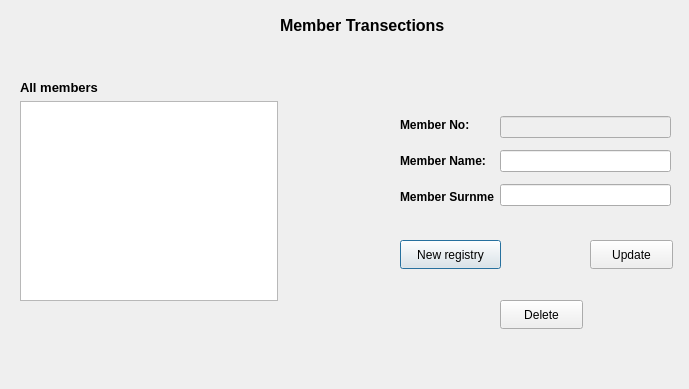
<?xml version="1.0" encoding="UTF-8"?>
<ui version="4.0">
 <class>Dialog_member</class>
 <widget class="QDialog" name="Dialog_member">
  <property name="geometry">
   <rect>
    <x>0</x>
    <y>0</y>
    <width>689</width>
    <height>389</height>
   </rect>
  </property>
  <property name="windowTitle">
   <string>Dialog</string>
  </property>
  <widget class="QLabel" name="label_topic">
   <property name="geometry">
    <rect>
     <x>280</x>
     <y>15</y>
     <width>211</width>
     <height>20</height>
    </rect>
   </property>
   <property name="font">
    <font>
     <pointsize>12</pointsize>
     <bold>true</bold>
    </font>
   </property>
   <property name="text">
    <string>Member Transections</string>
   </property>
  </widget>
  <widget class="QPushButton" name="pushButton_new_registry">
   <property name="geometry">
    <rect>
     <x>400</x>
     <y>240</y>
     <width>101</width>
     <height>29</height>
    </rect>
   </property>
   <property name="text">
    <string>New registry</string>
   </property>
  </widget>
  <widget class="QPushButton" name="pushButton_update">
   <property name="geometry">
    <rect>
     <x>590</x>
     <y>240</y>
     <width>83</width>
     <height>29</height>
    </rect>
   </property>
   <property name="text">
    <string>Update</string>
   </property>
  </widget>
  <widget class="QPushButton" name="pushButton_delete">
   <property name="geometry">
    <rect>
     <x>500</x>
     <y>300</y>
     <width>83</width>
     <height>29</height>
    </rect>
   </property>
   <property name="text">
    <string>Delete</string>
   </property>
  </widget>
  <widget class="QWidget" name="">
   <property name="geometry">
    <rect>
     <x>20</x>
     <y>80</y>
     <width>258</width>
     <height>221</height>
    </rect>
   </property>
   <layout class="QVBoxLayout" name="verticalLayout">
    <item>
     <widget class="QLabel" name="label_tw_topic">
      <property name="font">
       <font>
        <pointsize>10</pointsize>
        <bold>true</bold>
       </font>
      </property>
      <property name="text">
       <string>All members</string>
      </property>
     </widget>
    </item>
    <item>
     <widget class="QTableView" name="tableView"/>
    </item>
   </layout>
  </widget>
  <widget class="QWidget" name="">
   <property name="geometry">
    <rect>
     <x>400</x>
     <y>110</y>
     <width>271</width>
     <height>102</height>
    </rect>
   </property>
   <layout class="QHBoxLayout" name="horizontalLayout">
    <item>
     <layout class="QVBoxLayout" name="verticalLayout_2">
      <item>
       <widget class="QLabel" name="label_member_no">
        <property name="font">
         <font>
          <bold>true</bold>
         </font>
        </property>
        <property name="text">
         <string>Member No:</string>
        </property>
       </widget>
      </item>
      <item>
       <widget class="QLabel" name="label_member_name">
        <property name="font">
         <font>
          <bold>true</bold>
         </font>
        </property>
        <property name="text">
         <string>Member Name:</string>
        </property>
       </widget>
      </item>
      <item>
       <widget class="QLabel" name="label_member_surname">
        <property name="font">
         <font>
          <bold>true</bold>
         </font>
        </property>
        <property name="text">
         <string>Member Surnme</string>
        </property>
       </widget>
      </item>
     </layout>
    </item>
    <item>
     <layout class="QVBoxLayout" name="verticalLayout_3">
      <item>
       <widget class="QLineEdit" name="lineEdit_member_no">
        <property name="enabled">
         <bool>false</bool>
        </property>
       </widget>
      </item>
      <item>
       <widget class="QLineEdit" name="lineEdit_member_name"/>
      </item>
      <item>
       <widget class="QLineEdit" name="lineEdit_member_surname"/>
      </item>
     </layout>
    </item>
   </layout>
  </widget>
 </widget>
 <resources/>
 <connections/>
</ui>
